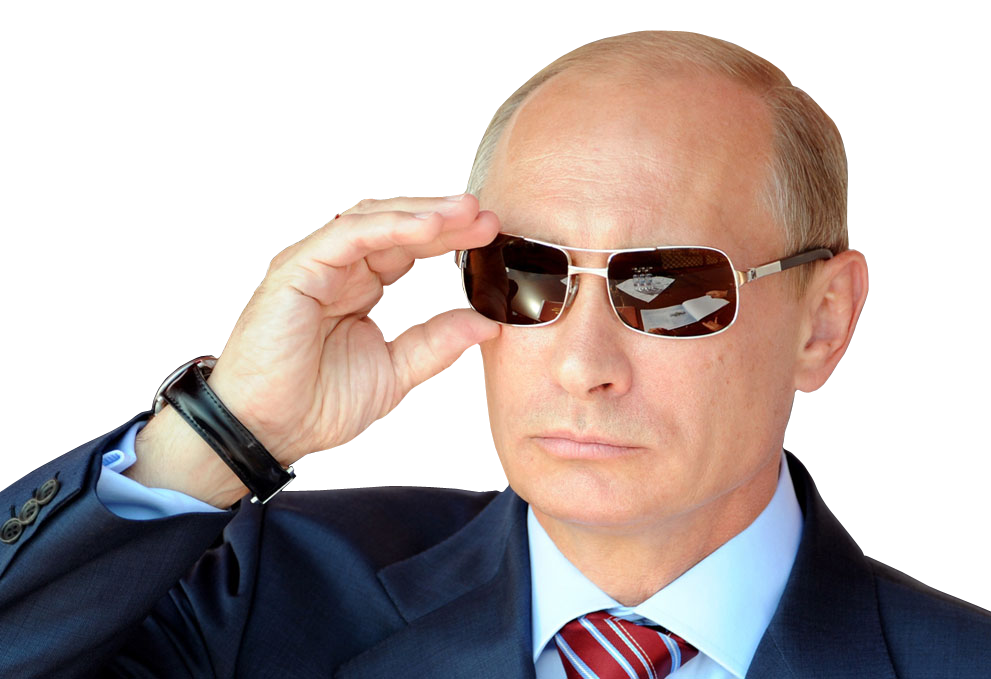
#> input picture 4sem/results/input/image.png, 991 x 679 px
$ python main.py
#> lines starting #> are read from the running program, lines starting #| are printed output that depends on the picture; after the words box and inside, x2 and y2 are one past the last pixel; in counts of white or black regions, pixels touching at a corner belong together
from PIL import Image, ImageChops
import numpy as np
import matplotlib.pyplot as plt


def semitone(old_img_arr):
    height = old_img_arr.shape[0]
#> height = 679
    width = old_img_arr.shape[1]
#> width = 991

    new_img_arr = np.zeros(shape=(height, width))

    for x in range(width):
        for y in range(height):
            pixel = old_img_arr[y, x]
            new_img_arr[y, x] = 0.3 * pixel[0] + 0.59 * pixel[1] + 0.11 * pixel[2]
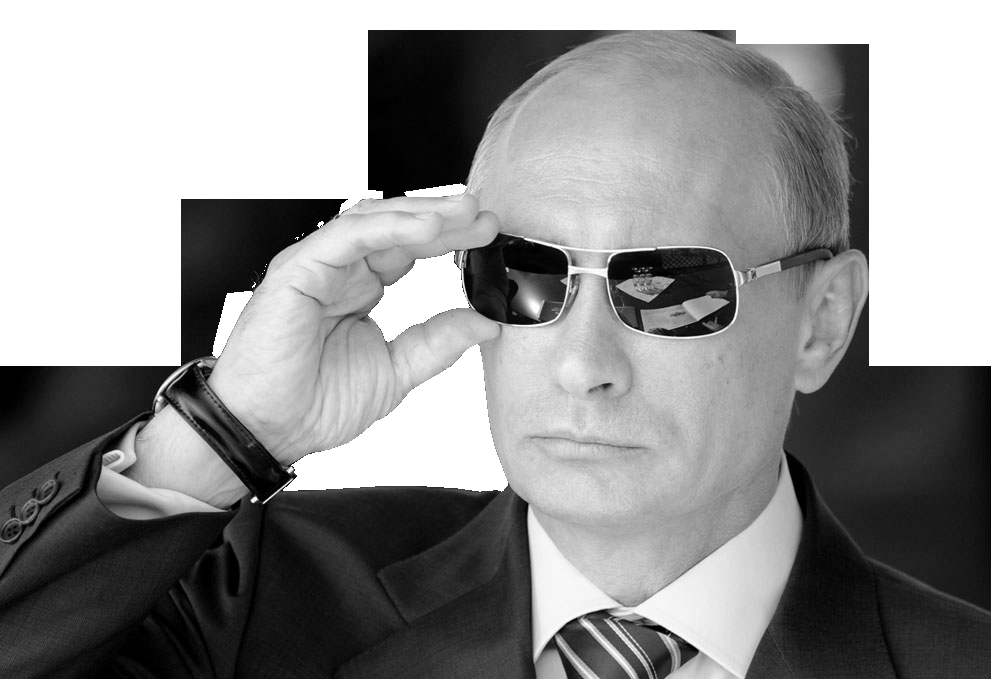
#> new_img_arr: shape (679, 991) float64; min 0, max 255, mean 145.5

    return new_img_arr.astype(np.uint8)

def binarization(old_image, threshold):
    new_image = np.zeros(shape=old_image.shape)

    new_image[old_image > threshold] = 255

    return new_image.astype(np.uint8)

def pruitt_operator(image):
    # Оператор Прюитта для вычисления градиентов
    Gx = np.array([[-1, -1, -1, -1, -1],
                   [0, 0, 0, 0, 0],
                   [0, 0, 0, 0, 0],
                   [0, 0, 0, 0, 0],
                   [1, 1, 1, 1, 1]])

    Gy = np.array([[-1, 0, 0, 0, 1],
                   [-1, 0, 0, 0, 1],
                   [-1, 0, 0, 0, 1],
                   [-1, 0, 0, 0, 1],
                   [-1, 0, 0, 0, 1]])

    # Получение размеров изображения
    height, width = image.shape
#> height = 679; width = 991

    # Инициализация градиентных матриц
    Gx_result = np.zeros_like(image, dtype=np.float32)
    Gy_result = np.zeros_like(image, dtype=np.float32)

    # Вычисление градиентов
    for y in range(2, height - 2):
        for x in range(2, width - 2):
            window = image[y - 2:y + 3, x - 2:x + 3]
            Gx_result[y, x] = np.sum(Gx * window)
            Gy_result[y, x] = np.sum(Gy * window)
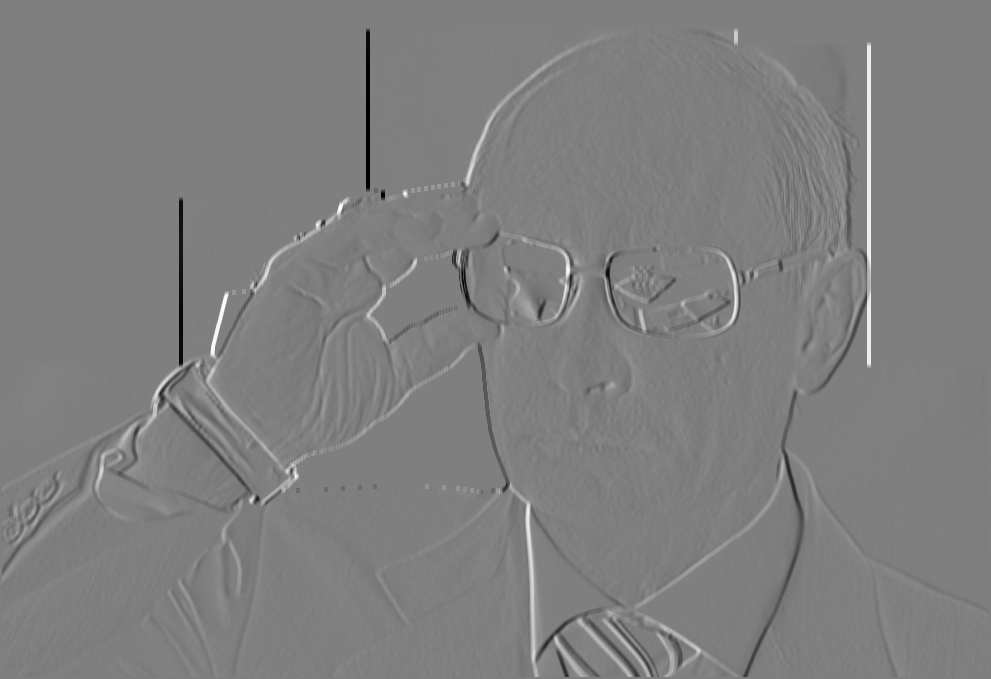
#> Gy_result: shape (679, 991) float32; min -1275, max 1273, mean -0.2; drawn with min black and max white

    # Вычисление общей градиентной матрицы G
    G_result = np.abs(Gx_result) + np.abs(Gy_result)

    # Нормализация значений яркости
    G_result = ((G_result - np.min(G_result)) / (np.max(G_result) - np.min(G_result))) * 255

    return (Gx_result.astype(np.uint8),
            Gy_result.astype(np.uint8),
            G_result.astype(np.uint8))

def main():
    images = [
        "input/image.png",
    ]
    for image in images:
        img_src = Image.open(image).convert('RGB')
        src_image = semitone(np.array(img_src))

        pruitt_x_image, pruitt_y_image, pruitt_image = pruitt_operator(src_image)
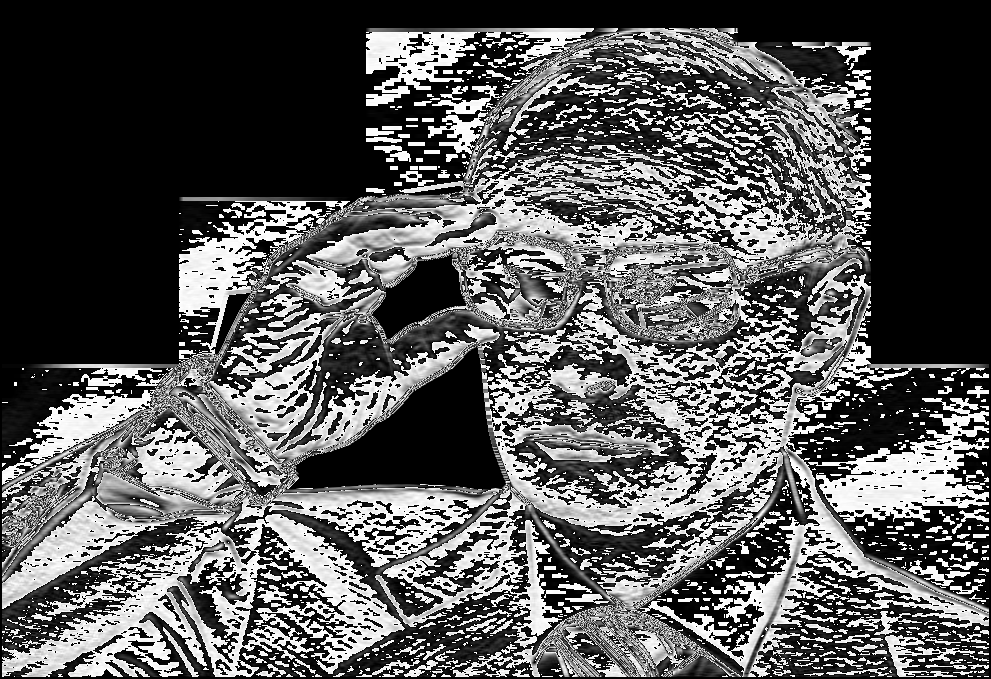
#> pruitt_x_image: shape (679, 991); min 0, max 255, mean 89.2
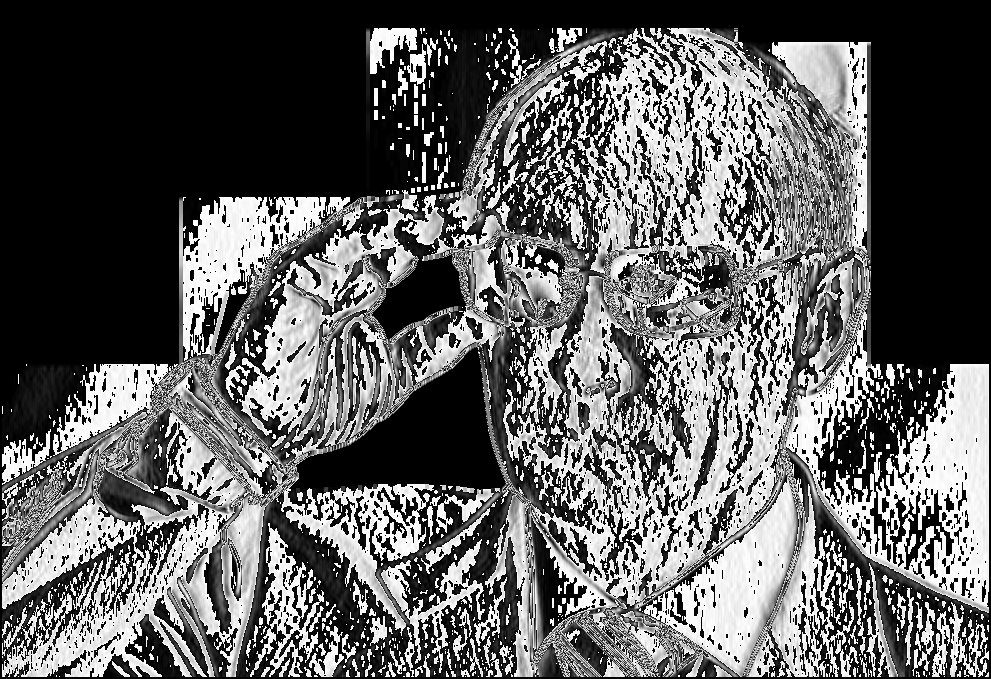
#> pruitt_y_image: shape (679, 991); min 0, max 255, mean 96.6

        binarized_100_image = binarization(src_image, 50)
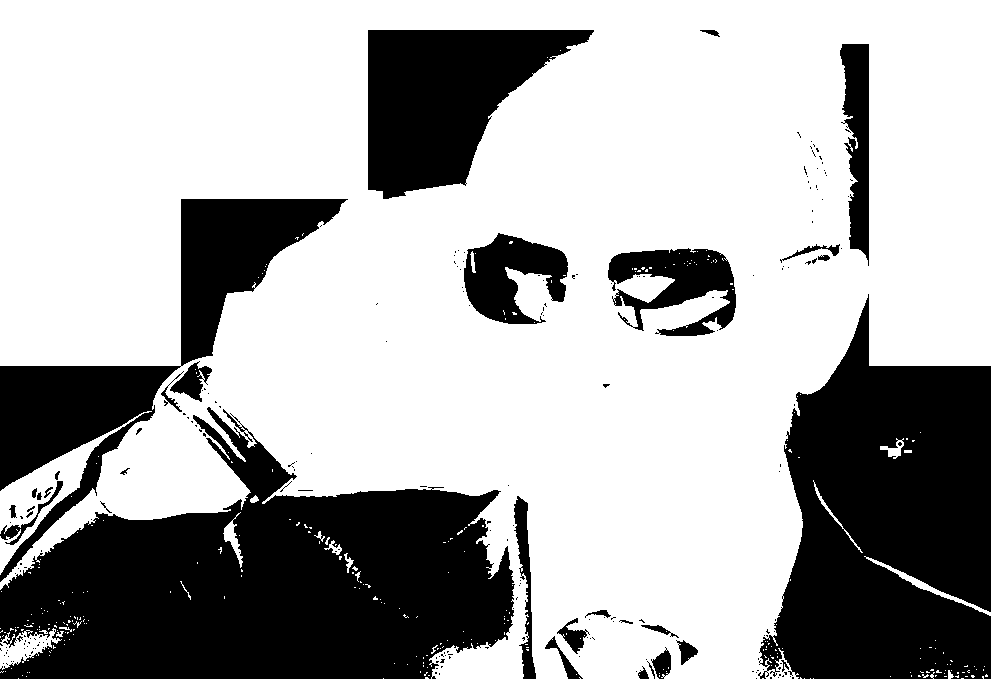
#> binarized_100_image: shape (679, 991); 67.6% white; 218 black regions (187 under 20 px), largest, box (x1, y1, x2, y2) and area: (0, 407, 515, 679) 82464, (758, 294, 991, 679) 62058, (0, 199, 348, 582) 28633
        binarized_150_image = binarization(src_image, 150)
#> binarized_150_image: shape (679, 991); 55% white; 264 black regions (235 under 20 px), largest, box (x1, y1, x2, y2) and area: (0, 199, 700, 679) 143406, (368, 30, 991, 679) 138185, (607, 247, 737, 337) 8505
        binarized_200_image = binarization(src_image, 200)
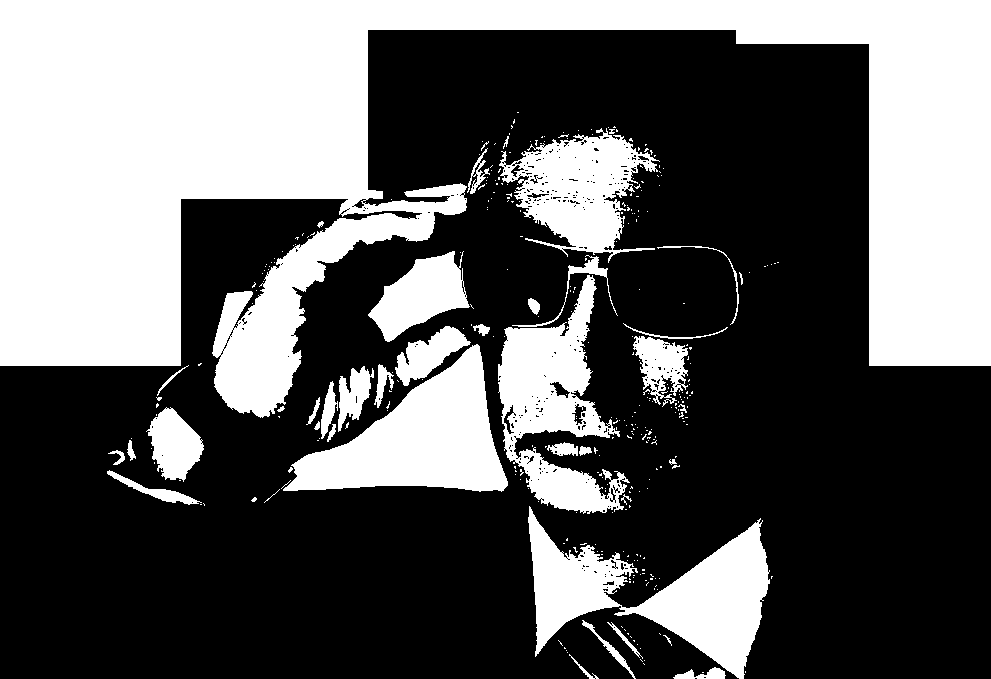
#> binarized_200_image: shape (679, 991); 38.3% white; 345 white regions (305 under 20 px), largest, box (x1, y1, x2, y2) and area: (0, 0, 991, 418) 181353, (528, 506, 770, 679) 17028, (283, 344, 508, 492) 16289

        # Сохранение результата
        output_path = 'output/img' + str(images.index(image) + 1) + '/semitoned_image.png'
        plt.imsave(output_path, src_image, cmap='gray')

        output_path = 'output/img' + str(images.index(image) + 1) + '/pruitt_x.png'
        plt.imsave(output_path, pruitt_x_image, cmap='gray')

        output_path = 'output/img' + str(images.index(image) + 1) + '/pruitt_y.png'
        plt.imsave(output_path, pruitt_y_image, cmap='gray')

        output_path = 'output/img' + str(images.index(image) + 1) + '/pruitt.png'
        plt.imsave(output_path, pruitt_image, cmap='gray')

        output_path = 'output/img' + str(images.index(image) + 1) + '/binarized_100.png'
        plt.imsave(output_path, binarized_100_image, cmap='gray')

        output_path = 'output/img' + str(images.index(image) + 1) + '/binarized_150.png'
        plt.imsave(output_path, binarized_150_image, cmap='gray')

        output_path = 'output/img' + str(images.index(image) + 1) + '/binarized_200.png'
        plt.imsave(output_path, binarized_200_image, cmap='gray')


if __name__ == "__main__":
    main()
